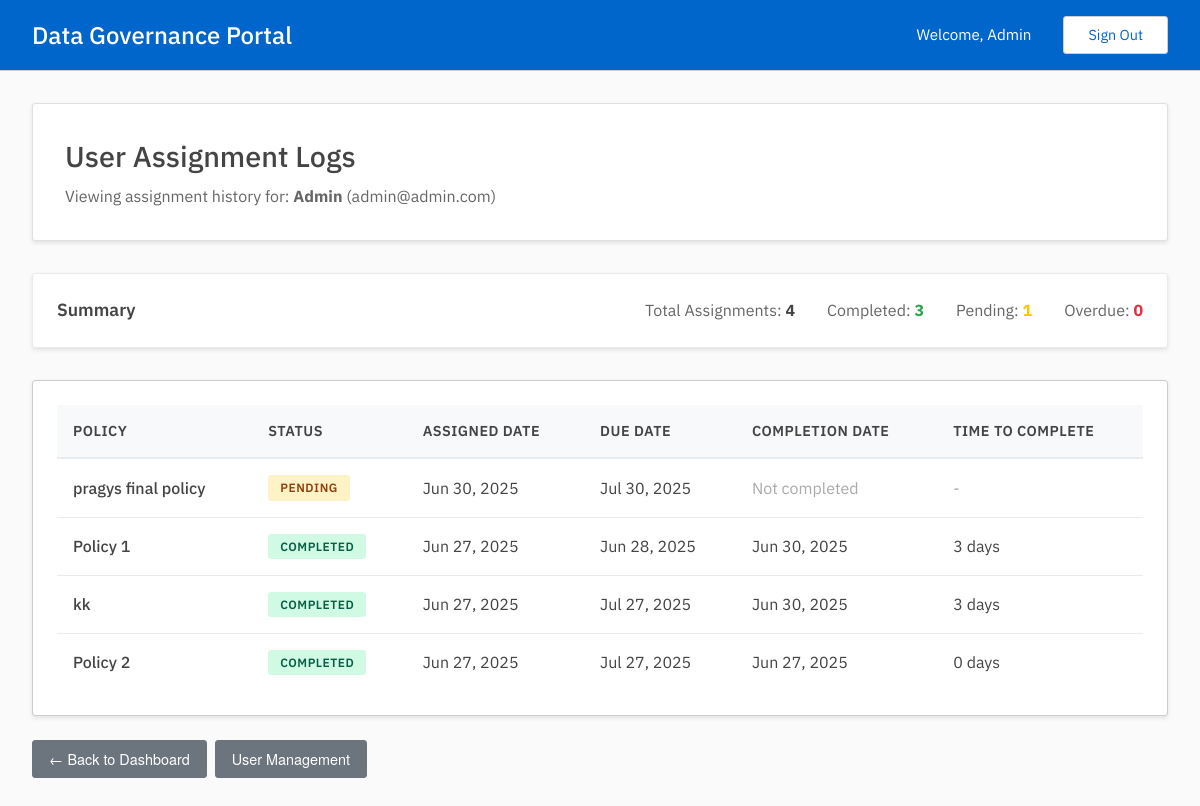
Screenshot of /admin/user/a710b3e5-4399-4e53-b799-3b20b22f949b/logs (signed in) with the database file from the repository.
### tables this page shows
CREATE TABLE users(
        uuid TEXT UNIQUE NOT NULL PRIMARY KEY,
        email TEXT UNIQUE NOT NULL,
        password_hash TEXT NOT NULL,
        name TEXT NOT NULL,
        is_admin INTEGER NOT NULL DEFAULT 0
        );

CREATE TABLE assignments(
        uuid TEXT UNIQUE NOT NULL PRIMARY KEY,
        user TEXT NOT NULL,
        policy TEXT NOT NULL,
        assigned_at INTEGER,
        timeframe_seconds INTEGER,
        completed_at INTEGER,
        FOREIGN KEY (user) REFERENCES users(uuid) ON DELETE CASCADE ON UPDATE CASCADE,
        FOREIGN KEY (policy) REFERENCES policies(uuid) ON DELETE CASCADE ON UPDATE CASCADE
        );

CREATE TABLE policies(
        uuid TEXT UNIQUE NOT NULL PRIMARY KEY,
        name TEXT UNIQUE NOT NULL,
        description TEXT,
        pdf_link TEXT
        );

### admin.py (the view)
@admin.route('/user/<user_uuid>/logs', methods=['GET'])
@admin_required
def view_user_logs(user_uuid):
    user_result = read_get_user(uuid=user_uuid)
    if user_result['status'] != '200':
        flash('User not found.', 'error')
        return redirect(url_for('admin.dashboard'))
    logs_result = get_user_assignment_logs(user_uuid)
    logs = logs_result['data'] if logs_result['status'] == '200' else []
    return render_template('admin/user_logs.html',
                         user_info=user_result['data'],
                         logs=logs)

### app.py (called while the page is built)
@app.template_filter('timestamp_to_date')
def timestamp_to_date(timestamp):
    if timestamp:
        try:
            dt = datetime.fromtimestamp(timestamp)
            return dt.strftime('%b %d, %Y')
        except (ValueError, TypeError):
            return 'Invalid Date'
    return 'N/A'

### auth.py (called while the page is built)
def admin_required(f):
    @wraps(f)
    def wrap(*args, **kwargs):
        if session['user']['is_admin']:
            return f(*args, **kwargs)
        else:
            print("403: User is not an admin.")
            return redirect(url_for('user.dashboard'))
    return wrap

### db.py (called while the page is built, shortened)
def get_conn_curs():
    conn = sqlite3.connect(DATABASE)
    conn.row_factory = sqlite3.Row
    curs = conn.cursor()
    curs.execute("PRAGMA foreign_keys = ON")
    return conn, curs

def commit_close(conn, curs):
    conn.commit()
    curs.close()
    conn.close()

def get_user(uuid=None, email=None):
    conn, curs = get_conn_curs()
    if uuid:
        curs.execute("SELECT * FROM users WHERE uuid = ?", (uuid,))
    elif email:
        curs.execute("SELECT * FROM users WHERE email = ?", (email,))
    user = curs.fetchone()
    commit_close(conn, curs)
    if not user:
        return {
            "status": "404",
            "message": "User not found",
            "data": None
            }
    return {
        "status": "200",
        "message": "User found successfully",
        "data": dict(user)
        }

def get_user_assignment_logs(user_uuid):
    conn, curs = get_conn_curs()
    curs.execute("""
        SELECT a.*, p.name as policy_name,
               CASE
                   WHEN a.completed_at IS NOT NULL THEN 'completed'
                   WHEN (a.assigned_at + a.timeframe_seconds) < ? THEN 'overdue'
                   ELSE 'pending'
               END as status,
               (a.assigned_at + a.timeframe_seconds) as due_date
        FROM assignments a
        JOIN policies p ON a.policy = p.uuid
        WHERE a.user = ?
        ORDER BY a.assigned_at DESC
    """, (generate_timestamp(), user_uuid))
    assignments = curs.fetchall()
    commit_close(conn, curs)
    return {
        "status": "200",
        "message": "User assignment logs found successfully",
        "data": [dict(assignment) for assignment in assignments]
    }

### utils.py (called while the page is built)
def generate_timestamp():
    return int(time.time())

### templates/admin/user_logs.html (shortened to what this page needs)
{% extends "base.html" %}
{% block content %}
<div class="dashboard-header">
    <h2>User Assignment Logs</h2>
    <p>Viewing assignment history for: <strong>{{ user_info['name'] }}</strong> ({{ user_info['email'] }})</p>
</div>
<div class="quick-actions">
    <h3 class="quick-actions-title">Summary</h3>
    <div style="display: flex; gap: 2rem; flex-wrap: wrap;">
        <div>
            <span style="color: #666;">Total Assignments:</span>
            <strong>{{ logs|length }}</strong>
        </div>
        <div>
            <span style="color: #666;">Completed:</span>
            <strong style="color: #28a745;">{{ logs|selectattr('status', 'equalto', 'completed')|list|length }}</strong>
        </div>
        <div>
            <span style="color: #666;">Pending:</span>
            <strong style="color: #ffc107;">{{ logs|selectattr('status', 'equalto', 'pending')|list|length }}</strong>
        </div>
        <div>
            <span style="color: #666;">Overdue:</span>
            <strong style="color: #dc3545;">{{ logs|selectattr('status', 'equalto', 'overdue')|list|length }}</strong>
        </div>
    </div>
</div>
<div class="table-container">
    {% if logs %}
    <table class="data-table">
        <thead>
            <tr>
                <th>Policy</th>
                <th>Status</th>
                <th>Assigned Date</th>
                <th>Due Date</th>
                <th>Completion Date</th>
                <th>Time to Complete</th>
            </tr>
        </thead>
        <tbody>
            {% for log in logs %}
            <tr>
                <td>
                    <div style="font-weight: 500;">{{ log["policy_name"] }}</div>
                </td>
                <td>
                    {% if log["status"] == "completed" %}
                        <span class="status-badge status-completed">Completed</span>
                    {% elif log["status"] == "overdue" %}
                        <span class="status-badge status-overdue">Overdue</span>
                    {% else %}
                        <span class="status-badge status-pending">Pending</span>
                    {% endif %}
                </td>
                <td>{{ log["assigned_at"] | timestamp_to_date }}</td>
                <td>{{ log["due_date"] | timestamp_to_date }}</td>
                <td>
                    {% if log["completed_at"] %}
                        {{ log["completed_at"] | timestamp_to_date }}
                    {% else %}
                        <span style="color: #aaa;">Not completed</span>
                    {% endif %}
                </td>
                <td>
                    {% if log["completed_at"] %}
                        {% set days_to_complete = ((log["completed_at"] - log["assigned_at"]) / 86400) | round | int %}
                        {{ days_to_complete }} day{{ 's' if days_to_complete != 1 else '' }}
                    {% else %}
                        <span style="color: #aaa;">-</span>
                    {% endif %}
                </td>
            </tr>
            {% endfor %}
        </tbody>
    </table>
    {% else %}
    <div class="empty-state">
        <div class="empty-state-icon">📋</div>
        <p class="empty-state-text">No assignment history found for this user.</p>
    </div>
    {% endif %}
</div>
<div class="action-buttons mt-3">
    <a href="{{ url_for('admin.dashboard') }}" class="btn btn-secondary">
        ← Back to Dashboard
    </a>
    <a href="{{ url_for('admin.manage_users') }}" class="btn btn-secondary">
        User Management
    </a>
</div>
{% endblock %}

### templates/base.html (shortened to what this page needs)
<!DOCTYPE html>
<html lang="en">
<head>
    <link rel="stylesheet" href="{{ url_for('static', filename='styles.css') }}">
</head>
<body>
    {% if session.get('user') %}
    <header class="header">
        <div class="header-content">
            <div class="header-left">
                <h1>Data Governance Portal</h1>
            </div>
            <div class="header-right">
                <span class="welcome-text">Welcome, {{ session['user']['name'] }}</span>
                <a href="{{ url_for('login') }}" class="sign-out-btn">Sign Out</a>
            </div>
        </div>
    </header>
    {% endif %}
    <main class="main-content">
        {% block content %}{% endblock %}
    </main>
</body>
</html>

### static/styles.css (style rules this page uses)
* { margin: 0; padding: 0; box-sizing: border-box; }
body { font-family: 'IBM Plex Sans'; color: #444; line-height: 1.42; min-height: 100vh; display: flex; flex-direction: column; background-color: #fafafa; }
.header { background-color: #06c; color: white; padding: 1rem 0; box-shadow: rgba(0,0,0,0.2) 0 2px 8px; border-bottom: 1px solid #ccc; }
.header-content { max-width: 1200px; margin: 0 auto; color: white; padding: 0 2rem; display: flex; justify-content: space-between; align-items: center; }
.header-left { display: flex; align-items: center; gap: 0.5rem; }
.header h1 { font-size: 1.5rem; font-weight: 500; color: white; }
.header-right { display: flex; align-items: center; gap: 2rem; }
.welcome-text { font-size: 0.95rem; color: white; }
.sign-out-btn { background-color: transparent; color: #06c; border: 1px solid #ccc; padding: 0.5rem 1.5rem; border-radius: 3px; text-decoration: none; transition: all 0.3s ease; font-size: 0.9rem; background-color: white; }
.main-content { flex: 1; max-width: 1200px; width: 100%; margin: 0 auto; background-color: #fafafa; padding: 2rem; }
.dashboard-header { background-color: white; padding: 2rem; border-radius: 3px; margin-bottom: 2rem; box-shadow: rgba(0,0,0,0.1) 0 2px 4px; border: 1px solid #e0e0e0; }
.dashboard-header h2 { color: #444; font-size: 1.8rem; margin-bottom: 0.5rem; font-weight: 500; }
.dashboard-header p { color: #666; font-size: 1rem; }
.table-container { background-color: white; border-radius: 3px; padding: 1.5rem; box-shadow: rgba(0,0,0,0.1) 0 2px 4px; border: 1px solid #ccc; overflow-x: auto; }
.data-table { width: 100%; border-collapse: collapse; }
.data-table th { background-color: #f8f9fa; color: #444; font-weight: 600; text-align: left; padding: 1rem; border-bottom: 2px solid #e9ecef; font-size: 0.9rem; text-transform: uppercase; letter-spacing: 0.5px; }
.data-table td { padding: 1rem; border-bottom: 1px solid #e9ecef; color: #444; }
.data-table tr:last-child td { border-bottom: none; }
.btn { padding: 0.5rem 1rem; border-radius: 3px; text-decoration: none; font-size: 0.9rem; cursor: pointer; transition: all 0.3s ease; border: 1px solid transparent; display: inline-block; text-align: center; font-family: 'Helvetica Neue', 'Helvetica', 'Arial', sans-serif; }
.btn-secondary { background-color: #6c757d; color: white; border-color: #6c757d; }
.status-badge { display: inline-block; padding: 0.25rem 0.75rem; border-radius: 3px; font-size: 0.75rem; font-weight: 600; text-transform: uppercase; letter-spacing: 0.5px; }
.status-pending { background: #fef3c7; color: #92400e; }
.status-completed { background: #d1fae5; color: #065f46; }
.action-buttons { display: flex; gap: 0.5rem; align-items: center; }
.quick-actions { background: white; border-radius: 3px; padding: 1.5rem; margin-bottom: 2rem; box-shadow: rgba(0,0,0,0.1) 0 2px 4px; border: 1px solid #e9ecef; display: flex; justify-content: space-between; align-items: center; flex-wrap: wrap; gap: 1rem; }
.quick-actions-title { font-size: 1.1rem; font-weight: 600; color: #444; }
.mt-3 { margin-top: 1.5rem; }

### rows the page displays
users: user.name "Admin", name "Admin", email "admin@admin.com"
assignments: policy_name "pragys final policy", shows "PENDING", assigned_at "Jun 30, 2025", due_date "Jul 30, 2025", shows "Not completed"
assignments: policy_name "Policy 1", shows "COMPLETED", assigned_at "Jun 27, 2025", due_date "Jun 28, 2025", completed_at "Jun 30, 2025", days_to_complete "3", value "s"
assignments: policy_name "kk", shows "COMPLETED", assigned_at "Jun 27, 2025", due_date "Jul 27, 2025", completed_at "Jun 30, 2025", days_to_complete "3", value "s"
assignments: policy_name "Policy 2", shows "COMPLETED", assigned_at "Jun 27, 2025", due_date "Jul 27, 2025", completed_at "Jun 27, 2025", days_to_complete "0", value "s"

### other values shown
{{ logs|length }} "4"
{{ logs|selectattr('status', 'equalto', 'completed')|list|length }} "3"
{{ logs|selectattr('status', 'equalto', 'pending')|list|length }} "1"
{{ logs|selectattr('status', 'equalto', 'overdue')|list|length }} "0"
